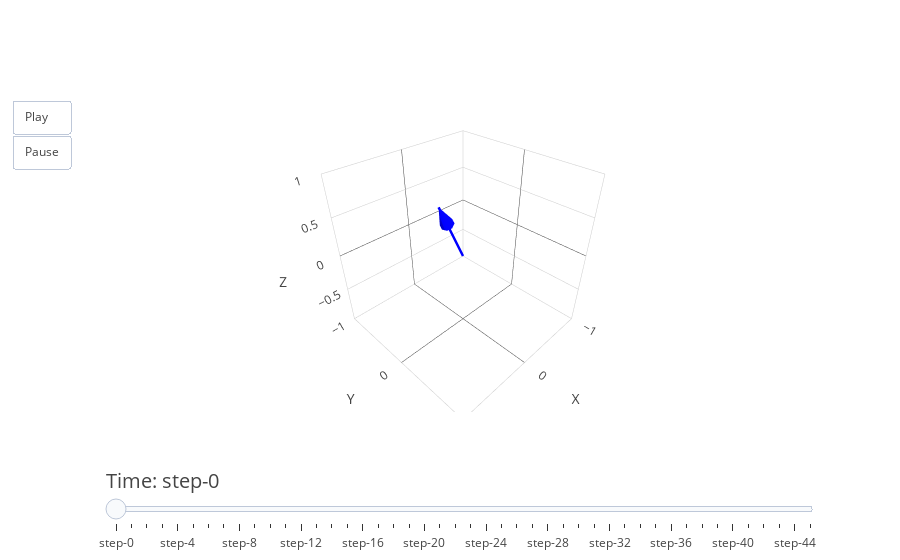

The cell this chart's notebook holds for it:
### Markdown cell above
DATA Y

### Code cell
# quaternion_data = read_csv(full_data_file_path_y)
# # Predict states with UKF
# predicted_states = []

# for q in quaternion_data:
#     q = q / np.linalg.norm(q)
#     ukf.predict()
#     ukf.update(q)
#     predicted_states.append(ukf.x)
# predicted_states = np.array(predicted_states)

# plot_euler_angles_3d(predicted_states,10)
# plot_euler_angles_over_time(quaternion_data, predicted_states)

### Figure 1 — Plotly figure (JSON) as saved in the notebook; plotly's stock layout.template omitted (floating-point values rounded to 4 significant figures)
{"data": [{"line": {"color": "blue", "width": 5}, "mode": "lines", "name": "Vector", "type": "scatter3d", "x": [0, 0.476], "y": [0, 0.1583], "z": [0, 0.8651]}, {"anchor": "tip", "colorscale": [[0, "blue"], [1, "blue"]], "name": "Arrowhead", "showscale": false, "sizemode": "absolute", "sizeref": 0.3, "type": "cone", "u": [0.476], "v": [0.1583], "w": [0.8651], "x": [0.476], "y": [0.1583], "z": [0.8651]}], "layout": {"scene": {"xaxis": {"range": [-1, 1], "title": {"text": "X"}}, "yaxis": {"range": [-1, 1], "title": {"text": "Y"}}, "zaxis": {"range": [-1, 1], "title": {"text": "Z"}}}, "sliders": [{"currentvalue": {"font": {"size": 20}, "prefix": "Time: "}, "pad": {"t": 50}, "steps": [{"args": [["frame0"], {"frame": {"duration": 50, "redraw": true}, "mode": "immediate"}], "method": "animate"}, {"args": [["frame10"], {"frame": {"duration": 50, "redraw": true}, "mode": "immediate"}], "method": "animate"}, {"args": [["frame20"], {"frame": {"duration": 50, "redraw": true}, "mode": "immediate"}], "method": "animate"}, {"args": [["frame30"], {"frame": {"duration": 50, "redraw": true}, "mode": "immediate"}], "method": "animate"}, {"args": [["frame40"], {"frame": {"duration": 50, "redraw": true}, "mode": "immediate"}], "method": "animate"}, {"args": [["frame50"], {"frame": {"duration": 50, "redraw": true}, "mode": "immediate"}], "method": "animate"}, {"args": [["frame60"], {"frame": {"duration": 50, "redraw": true}, "mode": "immediate"}], "method": "animate"}, {"args": [["frame70"], {"frame": {"duration": 50, "redraw": true}, "mode": "immediate"}], "method": "animate"}, {"args": [["frame80"], {"frame": {"duration": 50, "redraw": true}, "mode": "immediate"}], "method": "animate"}, {"args": [["frame90"], {"frame": {"duration": 50, "redraw": true}, "mode": "immediate"}], "method": "animate"}, {"args": [["frame100"], {"frame": {"duration": 50, "redraw": true}, "mode": "immediate"}], "method": "animate"}, {"args": [["frame110"], {"frame": {"duration": 50, "redraw": true}, "mode": "immediate"}], "method": "animate"}, {"args": [["frame120"], {"frame": {"duration": 50, "redraw": true}, "mode": "immediate"}], "method": "animate"}, {"args": [["frame130"], {"frame": {"duration": 50, "redraw": true}, "mode": "immediate"}], "method": "animate"}, {"args": [["frame140"], {"frame": {"duration": 50, "redraw": true}, "mode": "immediate"}], "method": "animate"}, {"args": [["frame150"], {"frame": {"duration": 50, "redraw": true}, "mode": "immediate"}], "method": "animate"}, {"args": [["frame160"], {"frame": {"duration": 50, "redraw": true}, "mode": "immediate"}], "method": "animate"}, {"args": [["frame170"], {"frame": {"duration": 50, "redraw": true}, "mode": "immediate"}], "method": "animate"}, {"args": [["frame180"], {"frame": {"duration": 50, "redraw": true}, "mode": "immediate"}], "method": "animate"}, {"args": [["frame190"], {"frame": {"duration": 50, "redraw": true}, "mode": "immediate"}], "method": "animate"}, {"args": [["frame200"], {"frame": {"duration": 50, "redraw": true}, "mode": "immediate"}], "method": "animate"}, {"args": [["frame210"], {"frame": {"duration": 50, "redraw": true}, "mode": "immediate"}], "method": "animate"}, {"args": [["frame220"], {"frame": {"duration": 50, "redraw": true}, "mode": "immediate"}], "method": "animate"}, {"args": [["frame230"], {"frame": {"duration": 50, "redraw": true}, "mode": "immediate"}], "method": "animate"}, {"args": [["frame240"], {"frame": {"duration": 50, "redraw": true}, "mode": "immediate"}], "method": "animate"}, {"args": [["frame250"], {"frame": {"duration": 50, "redraw": true}, "mode": "immediate"}], "method": "animate"}, {"args": [["frame260"], {"frame": {"duration": 50, "redraw": true}, "mode": "immediate"}], "method": "animate"}, {"args": [["frame270"], {"frame": {"duration": 50, "redraw": true}, "mode": "immediate"}], "method": "animate"}, {"args": [["frame280"], {"frame": {"duration": 50, "redraw": true}, "mode": "immediate"}], "method": "animate"}, {"args": [["frame290"], {"frame": {"duration": 50, "redraw": true}, "mode": "immediate"}], "method": "animate"}, {"args": [["frame300"], {"frame": {"duration": 50, "redraw": true}, "mode": "immediate"}], "method": "animate"}, {"args": [["frame310"], {"frame": {"duration": 50, "redraw": true}, "mode": "immediate"}], "method": "animate"}, {"args": [["frame320"], {"frame": {"duration": 50, "redraw": true}, "mode": "immediate"}], "method": "animate"}, {"args": [["frame330"], {"frame": {"duration": 50, "redraw": true}, "mode": "immediate"}], "method": "animate"}, {"args": [["frame340"], {"frame": {"duration": 50, "redraw": true}, "mode": "immediate"}], "method": "animate"}, {"args": [["frame350"], {"frame": {"duration": 50, "redraw": true}, "mode": "immediate"}], "method": "animate"}, {"args": [["frame360"], {"frame": {"duration": 50, "redraw": true}, "mode": "immediate"}], "method": "animate"}, {"args": [["frame370"], {"frame": {"duration": 50, "redraw": true}, "mode": "immediate"}], "method": "animate"}, {"args": [["frame380"], {"frame": {"duration": 50, "redraw": true}, "mode": "immediate"}], "method": "animate"}, {"args": [["frame390"], {"frame": {"duration": 50, "redraw": true}, "mode": "immediate"}], "method": "animate"}, {"args": [["frame400"], {"frame": {"duration": 50, "redraw": true}, "mode": "immediate"}], "method": "animate"}, {"args": [["frame410"], {"frame": {"duration": 50, "redraw": true}, "mode": "immediate"}], "method": "animate"}, {"args": [["frame420"], {"frame": {"duration": 50, "redraw": true}, "mode": "immediate"}], "method": "animate"}, {"args": [["frame430"], {"frame": {"duration": 50, "redraw": true}, "mode": "immediate"}], "method": "animate"}, {"args": [["frame440"], {"frame": {"duration": 50, "redraw": true}, "mode": "immediate"}], "method": "animate"}, {"args": [["frame450"], {"frame": {"duration": 50, "redraw": true}, "mode": "immediate"}], "method": "animate"}]}], "updatemenus": [{"buttons": [{"args": [null, {"frame": {"duration": 50, "redraw": true}, "fromcurrent": true}], "label": "Play", "method": "animate"}, {"args": [[null], {"frame": {"duration": 0, "redraw": false}, "mode": "immediate"}], "label": "Pause", "method": "animate"}], "showactive": false, "type": "buttons"}]}}
